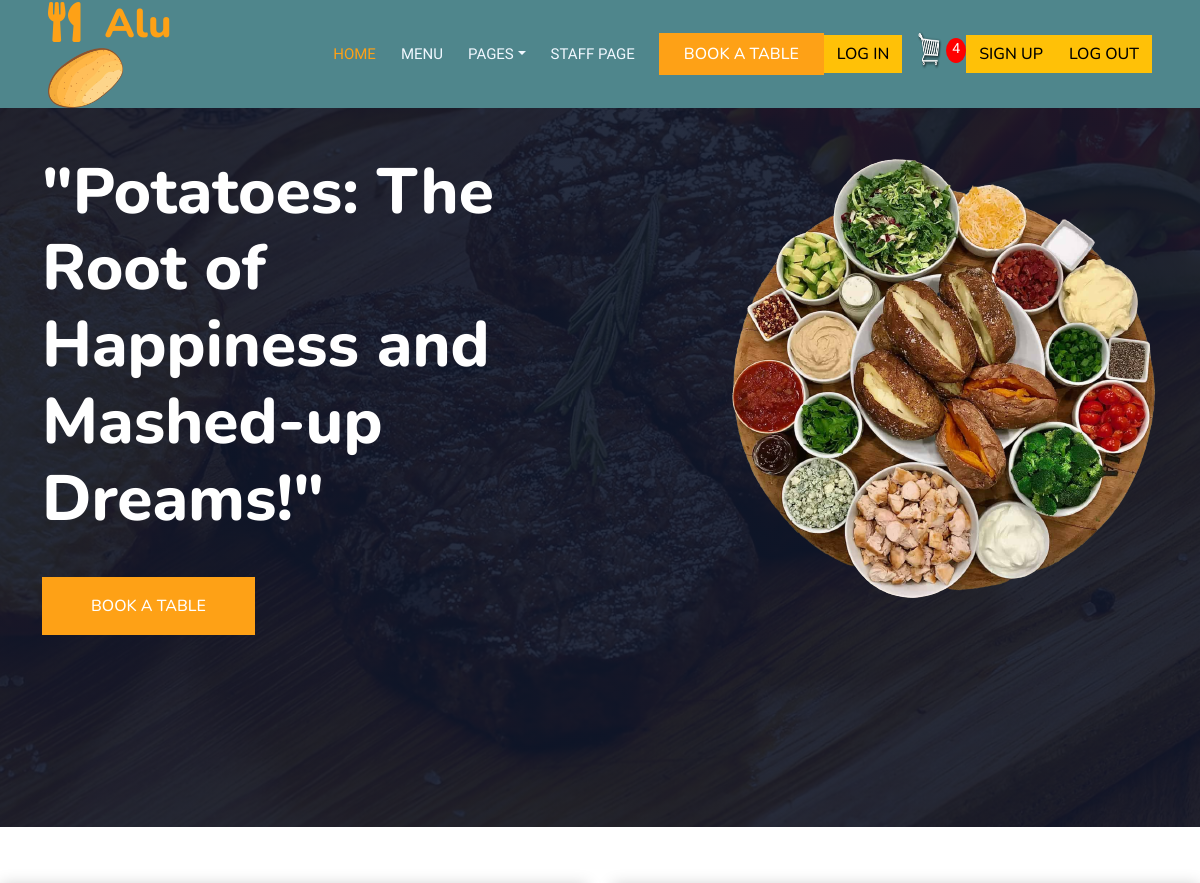
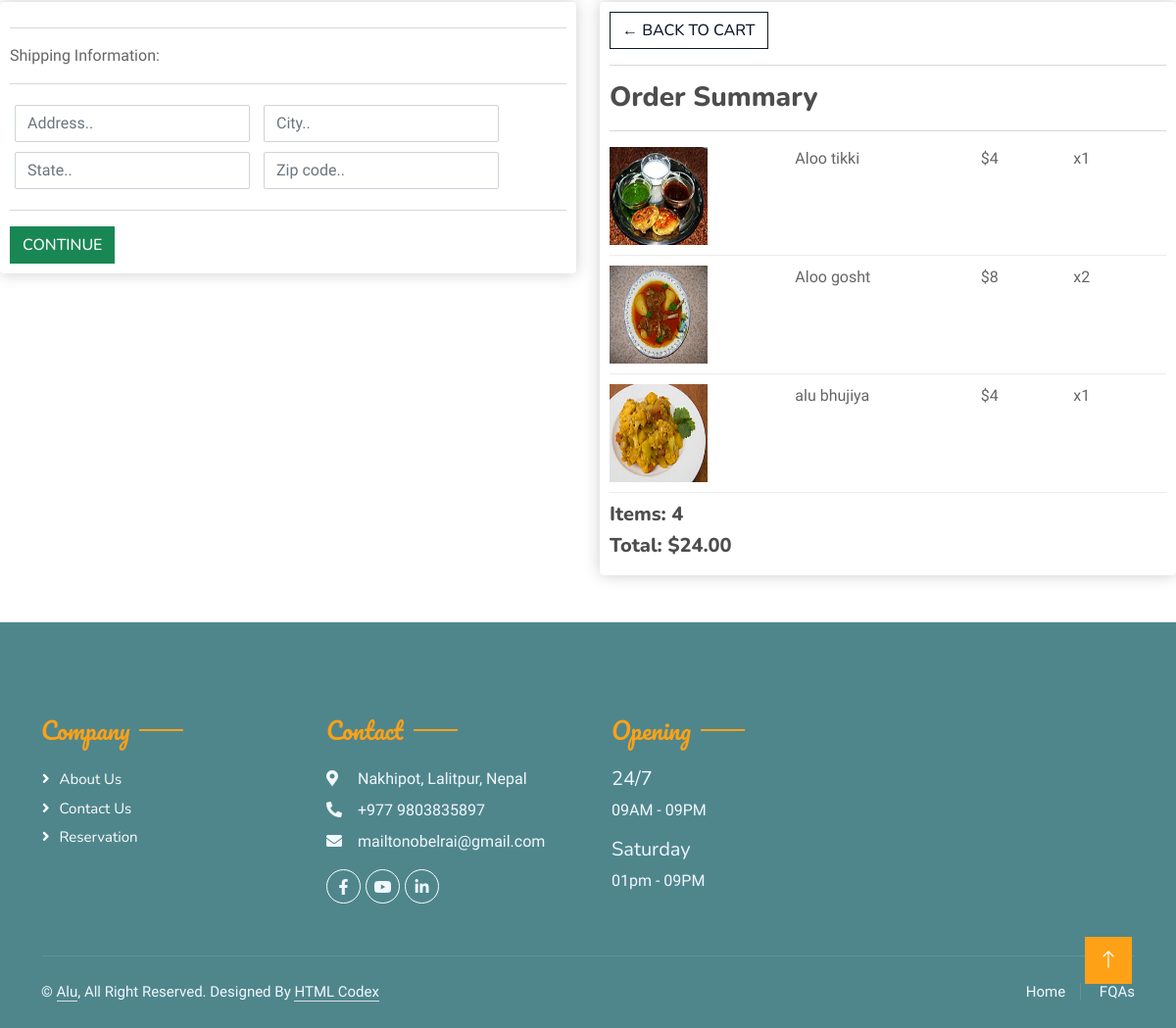
The page /checkout/ (signed in) on the database its author committed (2 pictures, top to bottom).
### home/models.py (models this page shows, shortened)
class OrderItem(models.Model):
    product = models.ForeignKey(Items, on_delete=models.SET_NULL, blank=True, null=True)
    order = models.ForeignKey(Order, on_delete=models.SET_NULL, null=True, blank=True)
    quantity = models.IntegerField(default=0, null=True, blank=True)
    date_added = models.DateTimeField(auto_now_add=True)
    @property
    def get_total(self):
        return self.quantity * self.product.price

class Items(models.Model):
    name = models.CharField(max_length=20)
    price = models.IntegerField()
    image = models.ImageField(null=True, blank=True, upload_to="images/")
    digital = models.BooleanField(default=False)

class Order(models.Model):
    customer = models.ForeignKey(Customer, on_delete=models.SET_NULL, null=True, blank=True)
    date_ordered = models.DateTimeField(auto_now_add=True)
    complete = models.BooleanField(default=False)
    transaction_id = models.CharField(max_length=100, null=True)
    @property
    def get_cart_total(self):
        order_items = self.orderitem_set.all()
        total = sum([item.get_total for item in order_items])
        return total
    @property
    def get_cart_items(self):
        order_items = self.orderitem_set.all()
        total = sum([item.quantity for item in order_items])
        return total
    @property
    def shipping(self):
        shipping = False
        orderitems = self.orderitem_set.all()
        for i in orderitems:
            if not i.product.digital:
                shipping = True
                break
        return shipping

### home/views.py (the view, shortened to what this page needs)
# urls.py: path("checkout/", checkout, name="checkout"),
def checkout(request):
    if request.user.is_authenticated:
        customer = request.user.customer
        order, created = Order.objects.get_or_create(customer=customer, complete=False)
        items = order.orderitem_set.all()
        cart_items = order.get_cart_items
    context = {"items": items, "order": order, "cart_items":cart_items}
    return render(request, 'checkout.html', context)

### template/checkout.html (shortened to what this page needs)
{% extends 'base.html' %}
{% load static %}
{% block myblock %}
    <div class="row">
        <div class="col-lg-6">
            <div class="box-element" id="form-wrapper">
                <form id="form">
                    <div id="shipping-info">
                        <hr>
                        <p>Shipping Information:</p>
                        <hr>
                        <div class="form-field">
                            <input class="form-control" type="text" name="address" placeholder="Address..">
                        </div>
                        <div class="form-field">
                            <input class="form-control" type="text" name="city" placeholder="City..">
                        </div>
                        <div class="form-field">
                            <input class="form-control" type="text" name="state" placeholder="State..">
                        </div>
                        <div class="form-field">
                            <input class="form-control" type="text" name="zipcode" placeholder="Zip code..">
                        </div>
                    </div>
                    <hr>
                    <input id="form-button" class="btn btn-success btn-block" type="submit" value="Continue">
                </form>
            </div>
            <br>
        </div>
        <div class="col-lg-6">
            <div class="box-element">
                <a class="btn btn-outline-dark" href="{% url 'cart' %}">&#x2190; Back to Cart</a>
                <hr>
                <h3>Order Summary</h3>
                <hr>
                {% for item in items %}
                    <div class="cart-row">
                        <div style="flex:2"><img class="row-image" src="{{ item.product.image.url }}" style="height: 100px"></div>
                        <div style="flex:2"><p>{{ item.product.name }}</p></div>
                        <div style="flex:1"><p>${{ item.product.price }}</p></div>
                        <div style="flex:1"><p>x{{ item.quantity }}</p></div>
                    </div>
                {% endfor %}
                <h5>Items: {{ order.get_cart_items }}</h5>
                <h5>Total: ${{ order.get_cart_total|floatformat:2 }}</h5>
            </div>
        </div>
    </div>
{% endblock %}

### static/css/style.css (style rules this page uses)
:root { --primary: #FEA116; --light: #F1F8FF; --dark: #0F172B; }
.btn { font-family: 'Nunito', sans-serif; font-weight: 500; text-transform: uppercase; transition: .5s; }

### static/css/main.css (style rules this page uses)
body { background-color: hsl(0, 0%, 98%); }
h1,h2,h3,h4,h5,h6 { color:hsl(0, 0%, 30%); }
.box-element { box-shadow:hsl(0, 0%, 80%) 0 0 16px; background-color: #fff; border-radius: 4px; padding: 10px; }
.col-lg-4, .col-lg-6, .col-lg-8, .col-lg-12 { margin-top: 10px; }
.btn { border-radius: 0; }
.row-image { width: 100px; }
.form-field { width:250px; display: inline-block; padding: 5px; }
.cart-row { display: flex; align-items: flex-stretch; padding-bottom: 10px; margin-bottom: 10px; border-bottom: 1px solid #ececec; }

### rows shown on the page
OrderItem: product.image (picture), product.name "Aloo tikki", product.price "4", quantity "1"
OrderItem: product.image (picture), product.name "Aloo gosht", product.price "8", quantity "2"
OrderItem: product.image (picture), product.name "alu bhujiya", product.price "4", quantity "1"
Order: get_cart_items "4", get_cart_total "24.00"

### other values the page prints
{{ cart_items }} "4"
